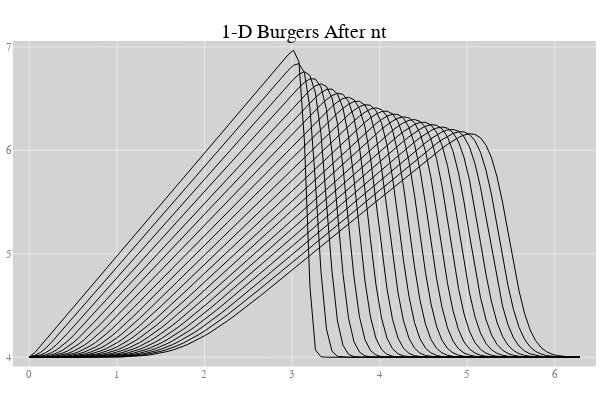

The code cell stored with this chart in its notebook:
### Code cell
plot()
for nt = 0:5:100
    plot!(range(0,stop = 2*pi, length = 101),one_Burgers(101,nt,0.07,0.07),
        title = "1-D Burgers After nt",color=:black,legend=false)
end
plot!()
